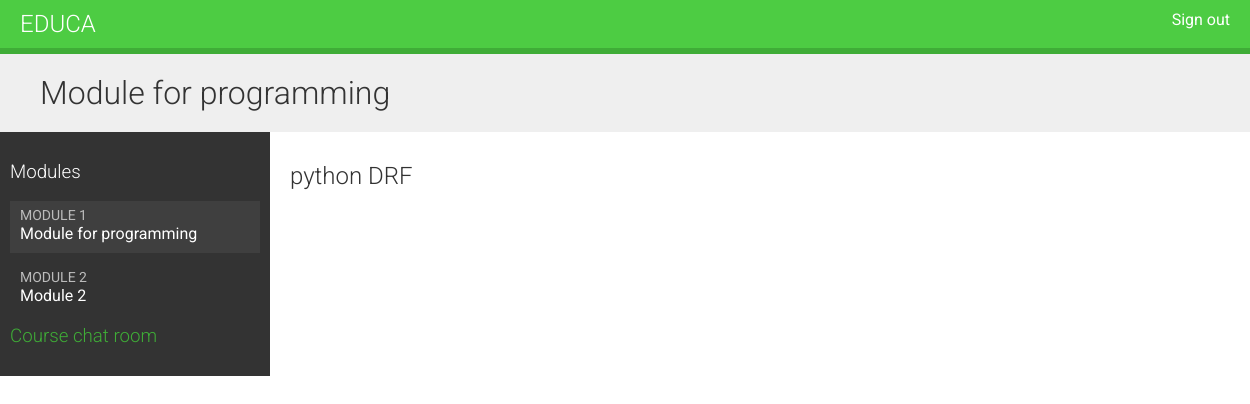
Page /students/course/3/1/ (signed in) on the committed database.
### courses/models.py (models this page shows, shortened)
class Module(models.Model):
    course = models.ForeignKey(Course,
                               related_name='modules',
                               on_delete=models.CASCADE)
    title = models.CharField(max_length=255)
    description = models.TextField(blank=True)
    order = OrderField(blank=True, for_fields=['course'])
    def __str__(self):
        return f'{self.order}. {self.title}'
    class Meta:
        ordering = ['order']

class Content(models.Model):
    module = models.ForeignKey(Module,
                               related_name='contents',
                               on_delete=models.CASCADE,
                               )
    content_type = models.ForeignKey(ContentType,
                                     on_delete=models.CASCADE,
                                     limit_choices_to={'model__in': (
                                         'text',
                                         'video',
                                         'image',
                                         'file'
                                     )})
    object_id = models.PositiveIntegerField()
    item = GenericForeignKey('content_type', 'object_id')
    order = OrderField(blank=True, for_fields=['module'])
    class Meta:
        ordering = ['order']

class ItemBase(models.Model):
    owner = models.ForeignKey(User,
                              related_name='%(class)s_related',
                              on_delete=models.CASCADE)
    title = models.CharField(max_length=250)
    created = models.DateTimeField(auto_now_add=True)
    updated = models.DateTimeField(auto_now=True)
    class Meta:
        abstract = True
    def render(self):
        return render_to_string(
            f'courses/content/{self._meta.model_name}.html',
            {'item':self}
        )

class Video(ItemBase):
    url = models.URLField()

### students/views.py (the view)
class StudentCourseDetailView(DetailView):
    model = Course
    template_name = 'students/course/detail.html'
    def get_queryset(self):
        qs = super().get_queryset()
        return qs.filter(students__in=[self.request.user])
    def get_context_data(self, **kwargs):
        context = super().get_context_data(**kwargs)
        course = self.get_object()
        if 'module_id' in self.kwargs:
            print(self.kwargs)
            context['module'] = course.modules.get(id=self.kwargs['module_id'])
        else:
            context['module'] = course.modules.all()
        return context

### students/templates/students/course/detail.html (shortened to what this page needs)
{% extends "base.html" %}
{% load cache %}
{% block content %}
  <h1>
    {{ module.title }}
  </h1>
  <div class="contents">
    <h3>Modules</h3>
    <ul id="modules">
      {% for m in object.modules.all %}
        <li data-id="{{ m.id }}" {% if m == module %}class="selected"{% endif %}>
          <a href="{% url "student_course_detail_module" object.id m.id %}">
            <span>
              Module <span class="order">{{ m.order|add:1 }}</span>
            </span>
            <br>
            {{ m.title }}
          </a>
        </li>
      {% empty %}
        <li>No modules yet.</li>
      {% endfor %}
    </ul>
    <h3>
      <a href="{% url "chat:course_chat_room" object.id %}">
        Course chat room
      </a>
    </h3>
  </div>
  <div class="module">
    {% cache 600 module_contents module %}
      {% for content in module.contents.all %}
        {% with item=content.item %}
          <h2>{{ item.title }}</h2>
        {% endwith %}
      {% endfor %}
    {% endcache %}
  </div>
{% endblock %}

### courses/static/css/base.css (style rules this page uses)
body { margin:0; font-family:'Roboto', sans-serif; font-weight:400; color:#333; }
a { color:#3fad37; text-decoration:none; }
ul { float:left; }
h1, h2, h3, h4, h5, h6 { font-family:'Roboto', sans-serif; font-weight:300; }
h1 { background:#efefef; width:100%; overflow:auto; padding:20px 0 20px 40px; margin:0; }
.module { padding:10px 20px; float:left; width:600px; }
.contents { width:20%; padding:10px; float:left; background:#333; color: #fff; font-family:'Roboto', sans-serif; }
.contents ul { list-style:none; margin:0; padding:0; width:100%; }
.contents ul li { margin:0 0 10px 0; padding:4px 10px 10px; overflow:auto; cursor:move; }
.contents ul li.selected { background:#3f3f3f; }
.contents ul span { text-transform:uppercase; color:#bbb; font-size:14px; }
.contents ul a { display:block; color:#fff; text-decoration:none; }

### rows in the picture
Module: title "Module for programming", order|add "1"
Module: order|add "2", title "Module 2"
Content: item "python DRF"
